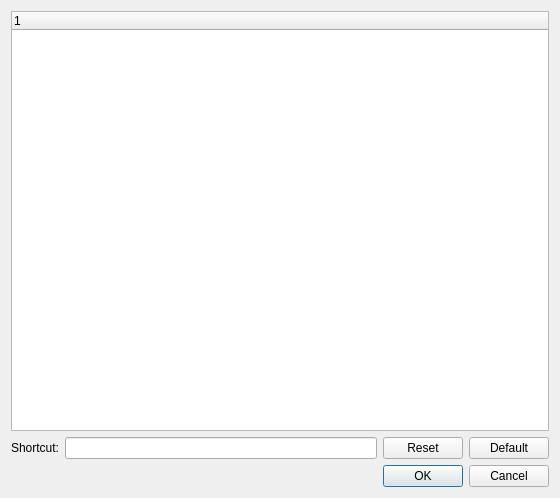
<?xml version="1.0" encoding="UTF-8"?>
<ui version="4.0">
 <class>KeyboardSettingsDialog</class>
 <widget class="QDialog" name="KeyboardSettingsDialog">
  <property name="windowModality">
   <enum>Qt::ApplicationModal</enum>
  </property>
  <property name="geometry">
   <rect>
    <x>0</x>
    <y>0</y>
    <width>560</width>
    <height>498</height>
   </rect>
  </property>
  <property name="sizePolicy">
   <sizepolicy hsizetype="Expanding" vsizetype="Preferred">
    <horstretch>0</horstretch>
    <verstretch>0</verstretch>
   </sizepolicy>
  </property>
  <property name="windowTitle">
   <string>Edit Keyboard Shortcuts</string>
  </property>
  <property name="modal">
   <bool>true</bool>
  </property>
  <layout class="QVBoxLayout" name="verticalLayout">
   <item>
    <widget class="QTreeWidget" name="commandsList">
     <attribute name="headerDefaultSectionSize">
      <number>200</number>
     </attribute>
     <column>
      <property name="text">
       <string notr="true">1</string>
      </property>
     </column>
    </widget>
   </item>
   <item>
    <layout class="QHBoxLayout" name="horizontalLayout">
     <item>
      <widget class="QLabel" name="shortcutEditLabel">
       <property name="text">
        <string>Shortcut:</string>
       </property>
      </widget>
     </item>
     <item>
      <widget class="QLineEdit" name="shortcutEdit"/>
     </item>
     <item>
      <widget class="QPushButton" name="resetButton">
       <property name="text">
        <string>Reset</string>
       </property>
      </widget>
     </item>
     <item>
      <widget class="QPushButton" name="defaultButton">
       <property name="text">
        <string>Default</string>
       </property>
      </widget>
     </item>
    </layout>
   </item>
   <item>
    <widget class="QDialogButtonBox" name="buttonBox">
     <property name="orientation">
      <enum>Qt::Horizontal</enum>
     </property>
     <property name="standardButtons">
      <set>QDialogButtonBox::Cancel|QDialogButtonBox::Ok</set>
     </property>
    </widget>
   </item>
  </layout>
 </widget>
 <resources/>
 <connections>
  <connection>
   <sender>buttonBox</sender>
   <signal>accepted()</signal>
   <receiver>KeyboardSettingsDialog</receiver>
   <slot>accept()</slot>
   <hints>
    <hint type="sourcelabel">
     <x>248</x>
     <y>254</y>
    </hint>
    <hint type="destinationlabel">
     <x>157</x>
     <y>274</y>
    </hint>
   </hints>
  </connection>
  <connection>
   <sender>buttonBox</sender>
   <signal>rejected()</signal>
   <receiver>KeyboardSettingsDialog</receiver>
   <slot>reject()</slot>
   <hints>
    <hint type="sourcelabel">
     <x>316</x>
     <y>260</y>
    </hint>
    <hint type="destinationlabel">
     <x>286</x>
     <y>274</y>
    </hint>
   </hints>
  </connection>
 </connections>
</ui>
